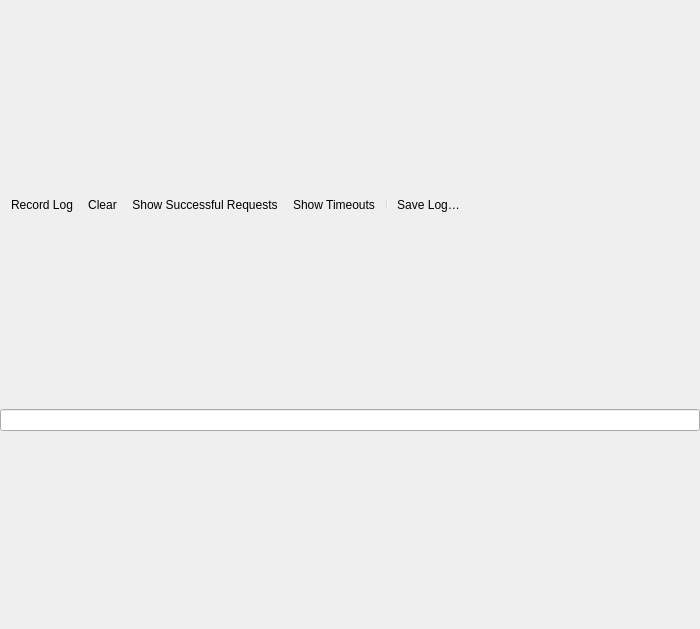
<?xml version="1.0" encoding="UTF-8"?>
<ui version="4.0">
 <class>QgsNetworkLoggerPanelBase</class>
 <widget class="QgsPanelWidget" name="QgsNetworkLoggerPanelBase">
  <property name="geometry">
   <rect>
    <x>0</x>
    <y>0</y>
    <width>700</width>
    <height>629</height>
   </rect>
  </property>
  <layout class="QVBoxLayout" name="verticalLayout">
   <property name="spacing">
    <number>0</number>
   </property>
   <property name="leftMargin">
    <number>0</number>
   </property>
   <property name="topMargin">
    <number>0</number>
   </property>
   <property name="rightMargin">
    <number>0</number>
   </property>
   <property name="bottomMargin">
    <number>0</number>
   </property>
   <item>
    <widget class="QToolBar" name="mToolbar">
     <property name="iconSize">
      <size>
       <width>24</width>
       <height>24</height>
      </size>
     </property>
     <property name="floatable">
      <bool>false</bool>
     </property>
     <addaction name="mActionRecord"/>
     <addaction name="mActionClear"/>
     <addaction name="mActionShowSuccessful"/>
     <addaction name="mActionShowTimeouts"/>
     <addaction name="separator"/>
     <addaction name="mActionSaveLog"/>
    </widget>
   </item>
   <item>
    <widget class="QgsFilterLineEdit" name="mFilterLineEdit"/>
   </item>
   <item>
    <spacer name="verticalSpacer">
     <property name="orientation">
      <enum>Qt::Vertical</enum>
     </property>
     <property name="sizeType">
      <enum>QSizePolicy::Fixed</enum>
     </property>
     <property name="sizeHint" stdset="0">
      <size>
       <width>20</width>
       <height>6</height>
      </size>
     </property>
    </spacer>
   </item>
  </layout>
  <action name="mActionClear">
   <property name="icon">
    <iconset resource="../../images/images.qrc">
     <normaloff>:/images/themes/default/mActionDeleteSelected.svg</normaloff>:/images/themes/default/mActionDeleteSelected.svg</iconset>
   </property>
   <property name="text">
    <string>Clear</string>
   </property>
   <property name="toolTip">
    <string>Clear Log</string>
   </property>
  </action>
  <action name="mActionRecord">
   <property name="checkable">
    <bool>true</bool>
   </property>
   <property name="icon">
    <iconset resource="../../images/images.qrc">
     <normaloff>:/images/themes/default/mActionRecord.svg</normaloff>:/images/themes/default/mActionRecord.svg</iconset>
   </property>
   <property name="text">
    <string>Record Log</string>
   </property>
  </action>
  <action name="mActionShowSuccessful">
   <property name="checkable">
    <bool>true</bool>
   </property>
   <property name="text">
    <string>Show Successful Requests</string>
   </property>
  </action>
  <action name="mActionShowTimeouts">
   <property name="checkable">
    <bool>true</bool>
   </property>
   <property name="text">
    <string>Show Timeouts</string>
   </property>
  </action>
  <action name="mActionSaveLog">
   <property name="icon">
    <iconset resource="../../images/images.qrc">
     <normaloff>:/images/themes/default/mActionFileSave.svg</normaloff>:/images/themes/default/mActionFileSave.svg</iconset>
   </property>
   <property name="text">
    <string>Save Log…</string>
   </property>
  </action>
 </widget>
 <customwidgets>
  <customwidget>
   <class>QgsPanelWidget</class>
   <extends>QWidget</extends>
   <header>qgspanelwidget.h</header>
   <container>1</container>
  </customwidget>
  <customwidget>
   <class>QgsFilterLineEdit</class>
   <extends>QLineEdit</extends>
   <header>qgsfilterlineedit.h</header>
  </customwidget>
 </customwidgets>
 <resources>
  <include location="../../images/images.qrc"/>
  <include location="../../images/images.qrc"/>
  <include location="../../images/images.qrc"/>
 </resources>
 <connections/>
</ui>
